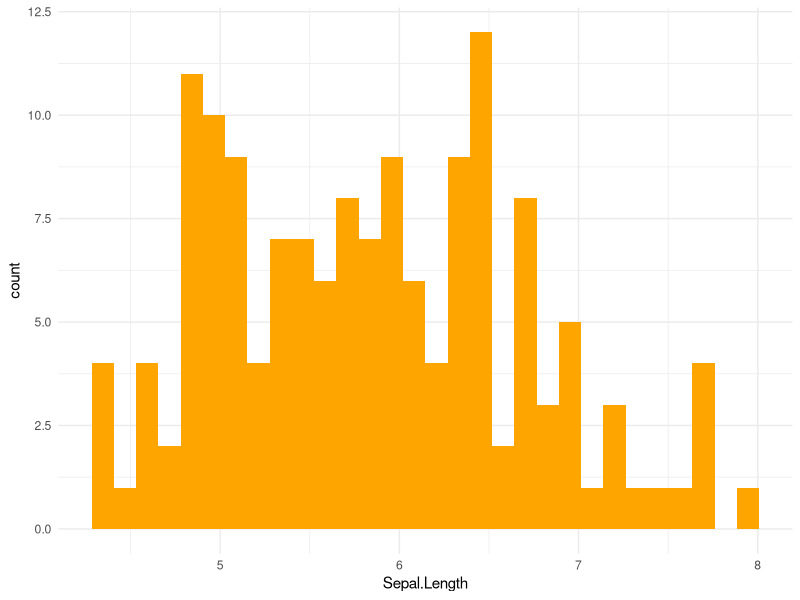

Write the R code that produced this figure.
## ---- chunk 1
knitr::opts_chunk$set(echo = TRUE)
library(tidyverse)
## ---- chunk 2
col <- colors()
colors()
## ---- chunk 3
ggplot(iris, aes(x=Sepal.Length)) +
  geom_histogram(fill=col[499]) +
  theme_minimal()
